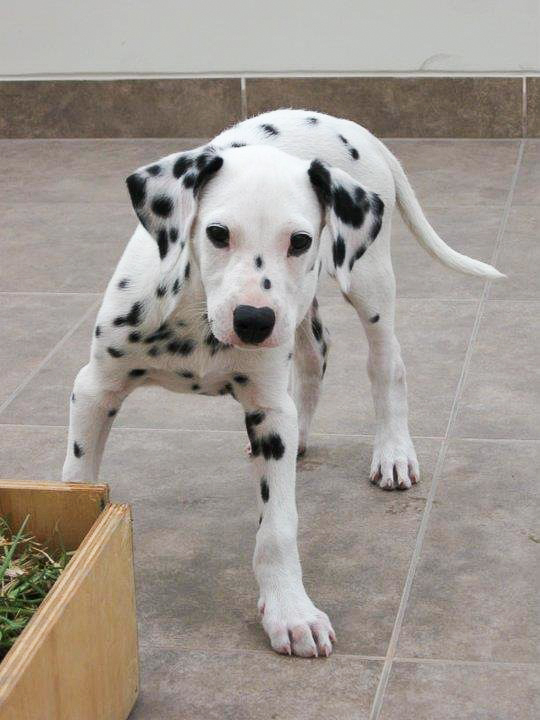
#> input picture dog.jpg, 540 x 720 px
$ jupyter execute --allow-errors inception.ipynb   (shell and % lines are left out)   (Python 2 division)
#> lines starting #> are read from the running program, lines starting #| are printed output that depends on the picture
Inception Example
=========

This ipython notebook shows a quick example on how to run the inception model that we provided for image classification. This pre-trained network is provided as a reference model for the CVPR 2015 publication:

Christian Szegedy, Wei Liu, Yangqing Jia, Pierre Sermanet, Scott Reed,
Dragomir Anguelov, Dumitru Erhan, Vincent Vanhoucke, Andrew Rabinovich.
Going Deeper with Convolutions, CVPR 2015. [pdf](http://www.cv-foundation.org/openaccess/content_cvpr_2015/papers/Szegedy_Going_Deeper_With_2015_CVPR_paper.pdf)

Dependencies
--------------
This notebook is designed to have as few dependencies as possible:
* Standard Python scientific stack: NumPy, Matplotlib, scikits-image, IPython. Those libraries can also be installed as a part of one of the scientific packages for Python, such as Anaconda or Canopy.
* Google protobuf library for Python.
* Caffe2 deep learning framework (installation instructions), which can be obtained at [this address](http://github.com/Yangqing/caffe2/). The reason we did not use Caffe is that some specifications of our system at Google does not use the Caffe convention. For example, the data is stored in the order height-width-channel instead of channel-height-width, and the padding convention is slightly different. Caffe2 provides a compatible implementation that matches our model.

[cell 1]
from IPython import display
from matplotlib import pyplot
import numpy as np
import os
import sys

# Make sure that you set this to the location your caffe2 library lies.
caffe2_root = '/home/user/caffe2-release/'
sys.path.insert(0, os.path.join(caffe2_root, 'gen'))

# After setting the caffe2 root path, we will import all the caffe2 libraries needed.
from caffe2.proto import caffe2_pb2
from pycaffe2 import core, net_drawer, workspace, visualize

(note: if you see warning messages above, it might be coming from some dependency libraries like pydot, and you do not need to worry about it.)

Loading the model
-------------------
First, let's load the inception model. It is composed of two parts: one defines the network architecture, and one provides the parameters that the network uses.

#> (a cell that did not finish here is left out)

Let's take a look at the model architecture using Caffe2's net_drawer. Warning: this network is very deep, so you might need to scroll down to show the whole network. To assist your scroll, we are showing the flow direction from the top to the bottom, so the input image is filled into the top of the graph. Each node in this graph is an operator (loosely equivalence of a layer). We are showing activations like ReLU as layers as well. The type of the operators are shown in the name of each node.

The graph is quite tall, so you may need to scroll down.

#> (a cell that did not finish here is left out)

If the image shown above is too small, try right-click it and select "Open image in new tab". This will show a larger version. You may notice the two "side towers" branching out, and ending with names "softmax0" and "softmax1": as described in our paper, such side towers exist to help making models converging faster. In practice, when you are doing inference (as in this example, you do not need to use these side towers. We are leaving them here just for completeness, since we do not care too much about speed for this example.

Instantiate the Model in Caffe2
------------------------------------
If you are familiar with Caffe, you may notice that Caffe2 instantiates a model slightly differently - it deals with the network and the parameters separately, and has a specific device_option field that specifies where to run the model. This allows one to have more fine-grained control over things.

#> (a cell that did not finish here is left out)

Now let's do some classification on images. There are a lot of tricks that one can employ in image pre-processing, and one often employs multiple cropping strategies in order to increase testing performance. Here we just do a very simple example: we resize the center square region of the image to 224x224, which is the input size expected by the network, and subtract the mean value 117 (which is a hyperparameter we used in training), and directly feeds it to the network. For simplicity, we will write a function that wraps all these.

[cell 5]
def ClassifyImageWithInception(image_file, show_image=True, output_name="softmax2"):
#> called with image_file = 'dog.jpg', show_image = True, output_name = 'softmax2'
    from skimage import io, transform
    img = io.imread(image_file)
#> img is the input picture: shape (720, 540, 3); mean R, G, B 159.6, 152.1, 145.2
    # Crop the center
    shorter_edge = min(img.shape[:2])
#> shorter_edge = 540
    crop_height = (img.shape[0] - shorter_edge) / 2
#> crop_height = 90
    crop_width = (img.shape[1] - shorter_edge) / 2
#> crop_width = 0
    cropped_img = img[crop_height:crop_height + shorter_edge, crop_width:crop_width + shorter_edge]
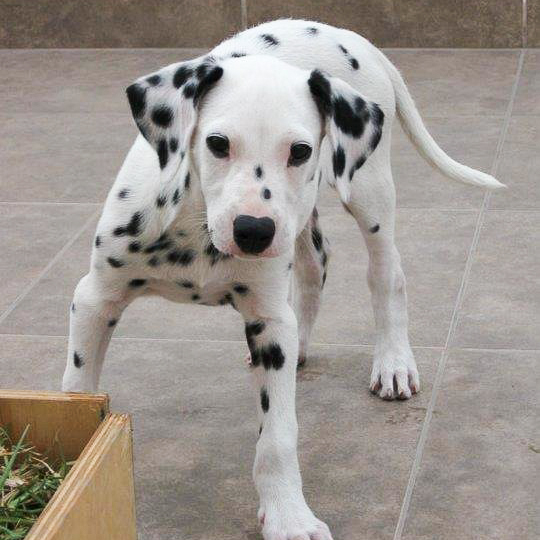
#> cropped_img: shape (540, 540, 3); mean R, G, B 156.6, 149.5, 143.3
    # Resize the image to 224 * 224
    resized_img = transform.resize(cropped_img, (224, 224))
    if show_image:
        pyplot.imshow(resized_img)
#> (this line was passed over: IPython is not available in this run)
    # normalize the image and feed it into the network. The network expects
    # a four-dimensional tensor, since it can process images in batches. In our
    # case, we will basically make the image as a batch of size one.
    normalized_img = resized_img.reshape((1, 224, 224, 3)).astype(np.float32) * 256 - 117
    workspace.FeedBlob("input", normalized_img, DEVICE_OPTION)
    workspace.RunNet("inception")
    return workspace.FetchBlob(output_name)

# We will also load the synsets file where we can look up the actual words for each of our prediction.
#> (the rest of this cell did not finish here and is left out)
